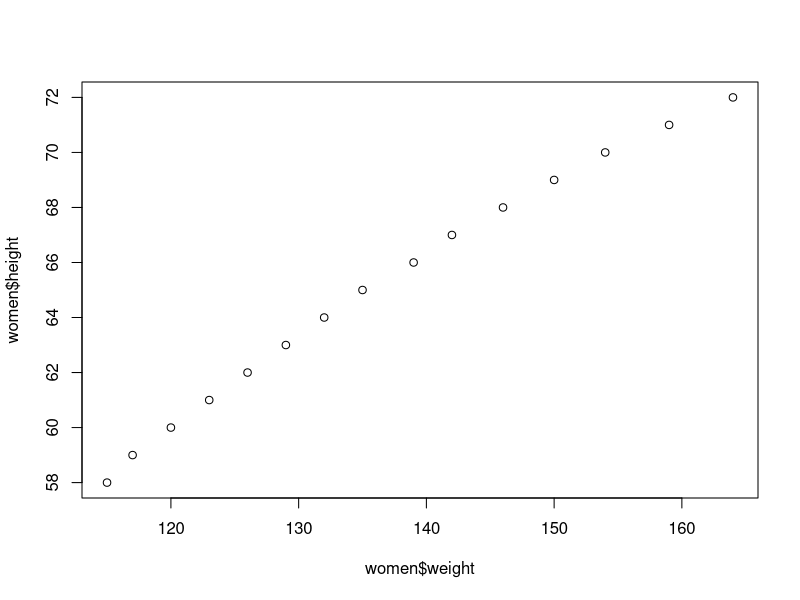

This chart was generated by the following R code:
## ---- chunk 1
head(women)
## ---- chunk 2
plot(women$weight, women$height)
